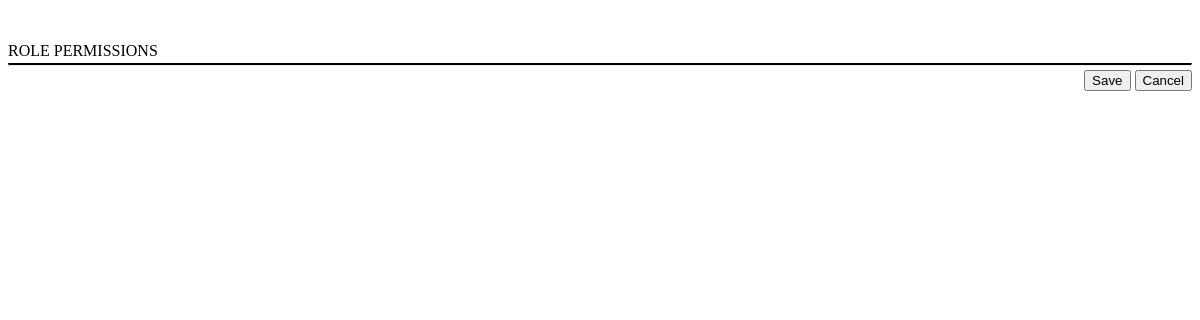
The app's page /rolepermission, older data.
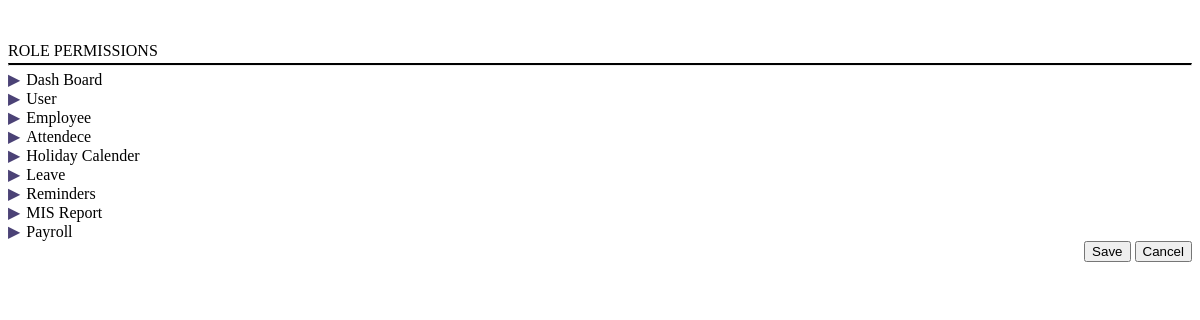
The same page, newer data.
### app1/models.py (models this page shows)
class MenuMaster(models.Model):
    description = models.CharField(max_length=40, unique=True)
    def __str__(self):
        return self.description

### app1/views.py (the view, shortened to what this page needs)
# urls.py: path('rolepermission', views.rolepermission, name='rolepermission'),
def rolepermission(request):
    role_id = int(request.GET.get("id",-1))
    data=''
    form = RolePermissionForm()
    return render(request, 'RolePermission.html',{"form":form, "data":data})

### templates/rolepermission.html (shortened to what this page needs)
<form action="{{request.get_full_path}}" method="post">
<div class="container">
  <div class="col-md-6">
    <div class="form-group">
      <br>
      <p style="margin-bottom:3px">ROLE PERMISSIONS</p>
      <hr style="margin-top:0px;margin-bottom:4px;border-top:2px solid;color:black;background-color:black;">
      <ul id="myUL">
        {% for choice in form.menu.field.choices %}
        {% if not forloop.first %}
          <li value="{{ choice.0 }}"><span class="caret">{{ choice.1 }}</span>
          </li>
        {% endif %}
        {% endfor %}
        <div style="float:right" >
                                  <button type="submit" class="btn btn-primary">
                                      Save
                                  </button>
                                  <button type="reset" class="btn btn-danger" data-dismiss="modal">
                                      Cancel
                                  </button>
                            </div>
      </ul>
    </div>
  </div>
</div>
</form>

### templates/rolepermission.html (style rules this page uses)
ul, #myUL { list-style-type: none; }
#myUL { margin: 0; padding: 0; }
.caret { cursor: pointer; -webkit-user-select: none; -moz-user-select: none; -ms-user-select: none; user-select: none; }
.caret::before { content: "\25B6"; color: #4b4276; display: inline-block; margin-right: 6px; }

Row changes from the older to the newer data that the page shows:
added MenuMaster: description "Dash Board"
added MenuMaster: description "User"
added MenuMaster: description "Employee"
added MenuMaster: description "Attendece"
added MenuMaster: description "Holiday Calender"
added MenuMaster: description "Leave"
added MenuMaster: description "Reminders"
added MenuMaster: description "MIS Report"
added MenuMaster: description "Payroll"
